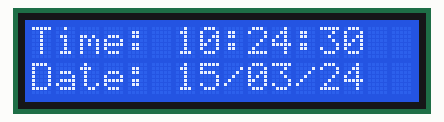
Bench run of a sketch on a simulated Arduino Uno, built with avr-gcc and run on an emulated ATmega328P. Parts: 16×2 character LCD. The local clock reads 2024-03-15 10:24:30 at power-on unless the sketch sets it.

Above: at 0.1 s.
At 4.3 s:
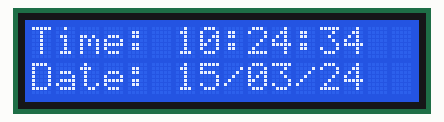
At 9.4 s:
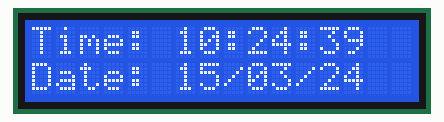
At 18.7 s:
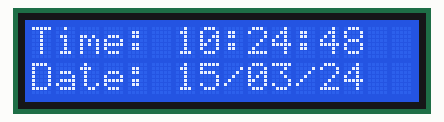
At 27.9 s:
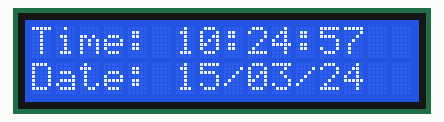
At 38.2 s:
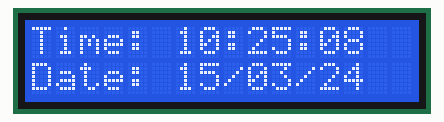

The sketch:

regular_watch.ino
```cpp
#include <Wire.h>               // I2C 통신을 위한 라이브러리
#include <LiquidCrystal_I2C.h>  // I2C LCD 제어를 위한 라이브러리
#include <Ds1302.h>             // DS1302 RTC 제어를 위한 라이브러리

// DS1302 핀 설정
#define DS1302_CLK 4
#define DS1302_DAT 5
#define DS1302_RST 6

// DS1302 객체 생성
Ds1302 rtc(DS1302_RST, DS1302_DAT, DS1302_CLK);

// I2C LCD 설정 (주소: 0x27, 크기: 16x2)
LiquidCrystal_I2C lcd(0x27, 16, 2);

void setup() {
  // LCD 초기화
  lcd.init();                  // LCD 시작
  lcd.backlight();             // LCD 백라이트 켜기

  // RTC 초기화
  rtc.halt();                  // RTC 작동 시작 (매개변수 없음)

  // RTC 시간 설정 (필요한 경우 주석 해제하여 설정)
  // Ds1302::DateTime dt = {2024, 12, 3, 15, 30, 0}; // 연도, 월, 일, 시, 분, 초
  // rtc.setDateTime(&dt);
}

void loop() {
  // RTC에서 현재 시간 읽기
  Ds1302::DateTime now;       // DateTime 구조체 선언
  rtc.getDateTime(&now);      // RTC 시간 데이터를 구조체에 저장

  // LCD 첫 번째 줄에 시간 표시
  lcd.setCursor(0, 0);
  lcd.print("Time: ");
  printTime(now.hour, now.minute, now.second);

  // LCD 두 번째 줄에 날짜 표시
  lcd.setCursor(0, 1);
  lcd.print("Date: ");
  printDate(now.day, now.month, now.year);

  delay(1000);                // 1초 대기 후 갱신
}

// 시간 출력 함수
void printTime(int hour, int minute, int second) {
  if (hour < 10) lcd.print("0");
  lcd.print(hour);
  lcd.print(":");
  if (minute < 10) lcd.print("0");
  lcd.print(minute);
  lcd.print(":");
  if (second < 10) lcd.print("0");
  lcd.print(second);
}

// 날짜 출력 함수
void printDate(int day, int month, int year) {
  if (day < 10) lcd.print("0");
  lcd.print(day);
  lcd.print("/");
  if (month < 10) lcd.print("0");
  lcd.print(month);
  lcd.print("/");
  lcd.print(year);
}
```

Measured:
- what the display in image 1 shows lasts 1.0 s, from 4.2 s to 5.2 s
